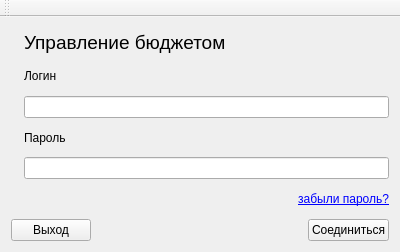
<?xml version="1.0" encoding="UTF-8"?>
<ui version="4.0">
 <class>MainWindow</class>
 <widget class="QMainWindow" name="MainWindow">
  <property name="windowModality">
   <enum>Qt::ApplicationModal</enum>
  </property>
  <property name="geometry">
   <rect>
    <x>0</x>
    <y>0</y>
    <width>400</width>
    <height>252</height>
   </rect>
  </property>
  <property name="sizePolicy">
   <sizepolicy hsizetype="Preferred" vsizetype="Preferred">
    <horstretch>0</horstretch>
    <verstretch>0</verstretch>
   </sizepolicy>
  </property>
  <property name="windowTitle">
   <string>Соединение</string>
  </property>
  <widget class="QWidget" name="centralWidget">
   <layout class="QVBoxLayout" name="verticalLayout_2">
    <item>
     <layout class="QHBoxLayout" name="horizontalLayout_2">
      <item>
       <widget class="QLabel" name="label_2">
        <property name="text">
         <string/>
        </property>
        <property name="pixmap">
         <pixmap resource="resource.qrc">:/cow_money_icon.ico</pixmap>
        </property>
       </widget>
      </item>
      <item>
       <layout class="QVBoxLayout" name="verticalLayout">
        <item>
         <widget class="QLabel" name="label">
          <property name="font">
           <font>
            <pointsize>14</pointsize>
           </font>
          </property>
          <property name="text">
           <string>Управление бюджетом</string>
          </property>
         </widget>
        </item>
        <item>
         <widget class="QLabel" name="label_3">
          <property name="text">
           <string>Логин</string>
          </property>
         </widget>
        </item>
        <item>
         <widget class="QLineEdit" name="leLogin"/>
        </item>
        <item>
         <widget class="QLabel" name="label_4">
          <property name="text">
           <string>Пароль</string>
          </property>
         </widget>
        </item>
        <item>
         <widget class="QLineEdit" name="lePasswd">
          <property name="echoMode">
           <enum>QLineEdit::Password</enum>
          </property>
         </widget>
        </item>
        <item>
         <widget class="QLabel" name="resquePasswd">
          <property name="sizePolicy">
           <sizepolicy hsizetype="Expanding" vsizetype="Preferred">
            <horstretch>0</horstretch>
            <verstretch>0</verstretch>
           </sizepolicy>
          </property>
          <property name="font">
           <font>
            <underline>false</underline>
           </font>
          </property>
          <property name="cursor">
           <cursorShape>PointingHandCursor</cursorShape>
          </property>
          <property name="autoFillBackground">
           <bool>false</bool>
          </property>
          <property name="text">
           <string>&lt;a href=&quot;#&quot;&gt;забыли пароль?&lt;/a&gt;</string>
          </property>
          <property name="alignment">
           <set>Qt::AlignRight|Qt::AlignTrailing|Qt::AlignVCenter</set>
          </property>
          <property name="buddy">
           <cstring></cstring>
          </property>
         </widget>
        </item>
       </layout>
      </item>
     </layout>
    </item>
    <item>
     <layout class="QHBoxLayout" name="horizontalLayout">
      <item>
       <widget class="QPushButton" name="btnExit">
        <property name="text">
         <string>Выход</string>
        </property>
       </widget>
      </item>
      <item>
       <spacer name="horizontalSpacer">
        <property name="orientation">
         <enum>Qt::Horizontal</enum>
        </property>
        <property name="sizeHint" stdset="0">
         <size>
          <width>40</width>
          <height>20</height>
         </size>
        </property>
       </spacer>
      </item>
      <item>
       <widget class="QPushButton" name="btnConnect">
        <property name="text">
         <string>Соединиться</string>
        </property>
       </widget>
      </item>
     </layout>
    </item>
   </layout>
  </widget>
  <widget class="QMenuBar" name="menuBar">
   <property name="geometry">
    <rect>
     <x>0</x>
     <y>0</y>
     <width>400</width>
     <height>25</height>
    </rect>
   </property>
  </widget>
  <widget class="QToolBar" name="mainToolBar">
   <attribute name="toolBarArea">
    <enum>TopToolBarArea</enum>
   </attribute>
   <attribute name="toolBarBreak">
    <bool>false</bool>
   </attribute>
  </widget>
 </widget>
 <layoutdefault spacing="6" margin="11"/>
 <resources>
  <include location="resource.qrc"/>
 </resources>
 <connections>
  <connection>
   <sender>btnExit</sender>
   <signal>clicked()</signal>
   <receiver>MainWindow</receiver>
   <slot>close()</slot>
   <hints>
    <hint type="sourcelabel">
     <x>52</x>
     <y>232</y>
    </hint>
    <hint type="destinationlabel">
     <x>128</x>
     <y>213</y>
    </hint>
   </hints>
  </connection>
 </connections>
</ui>
